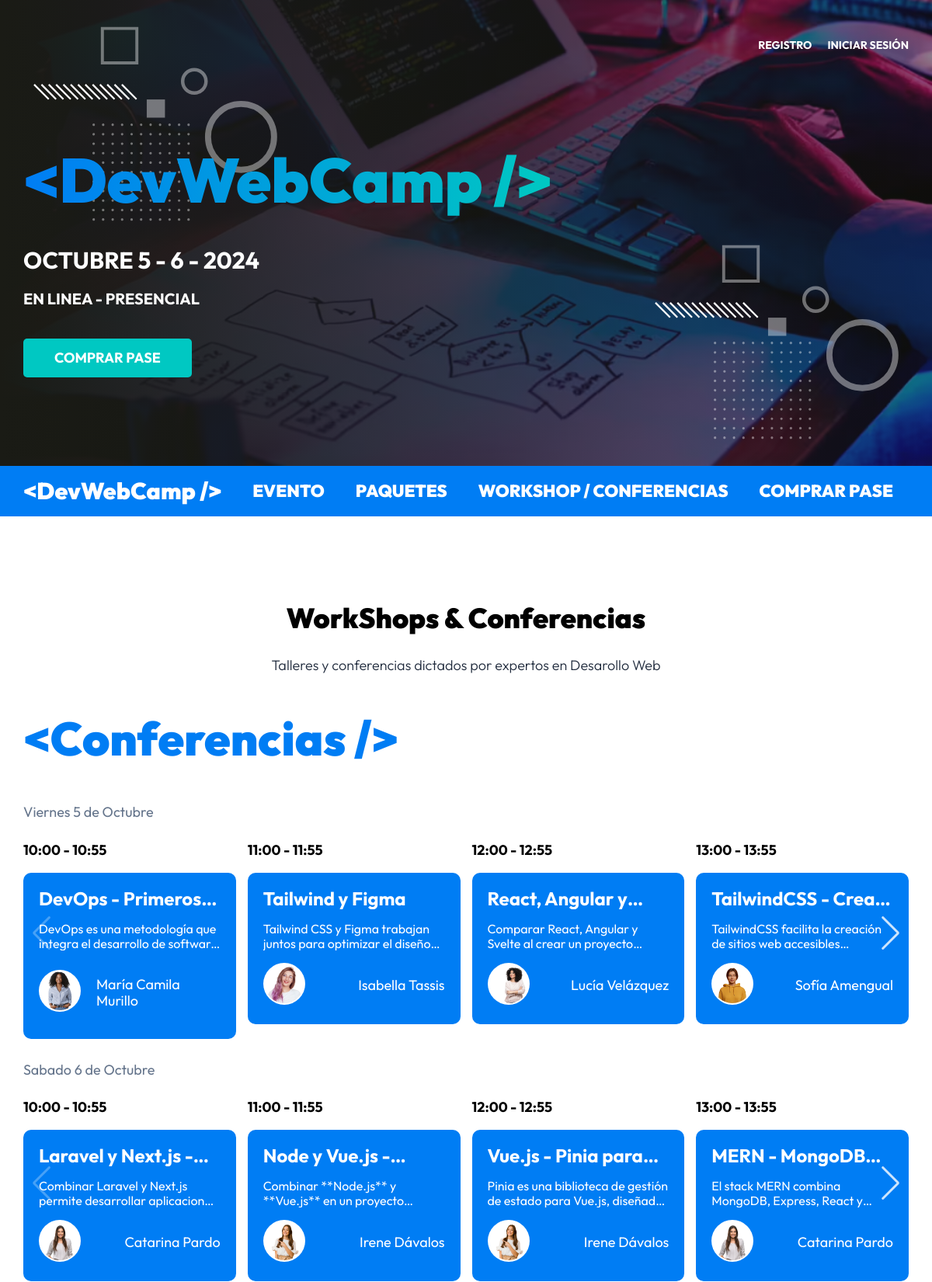
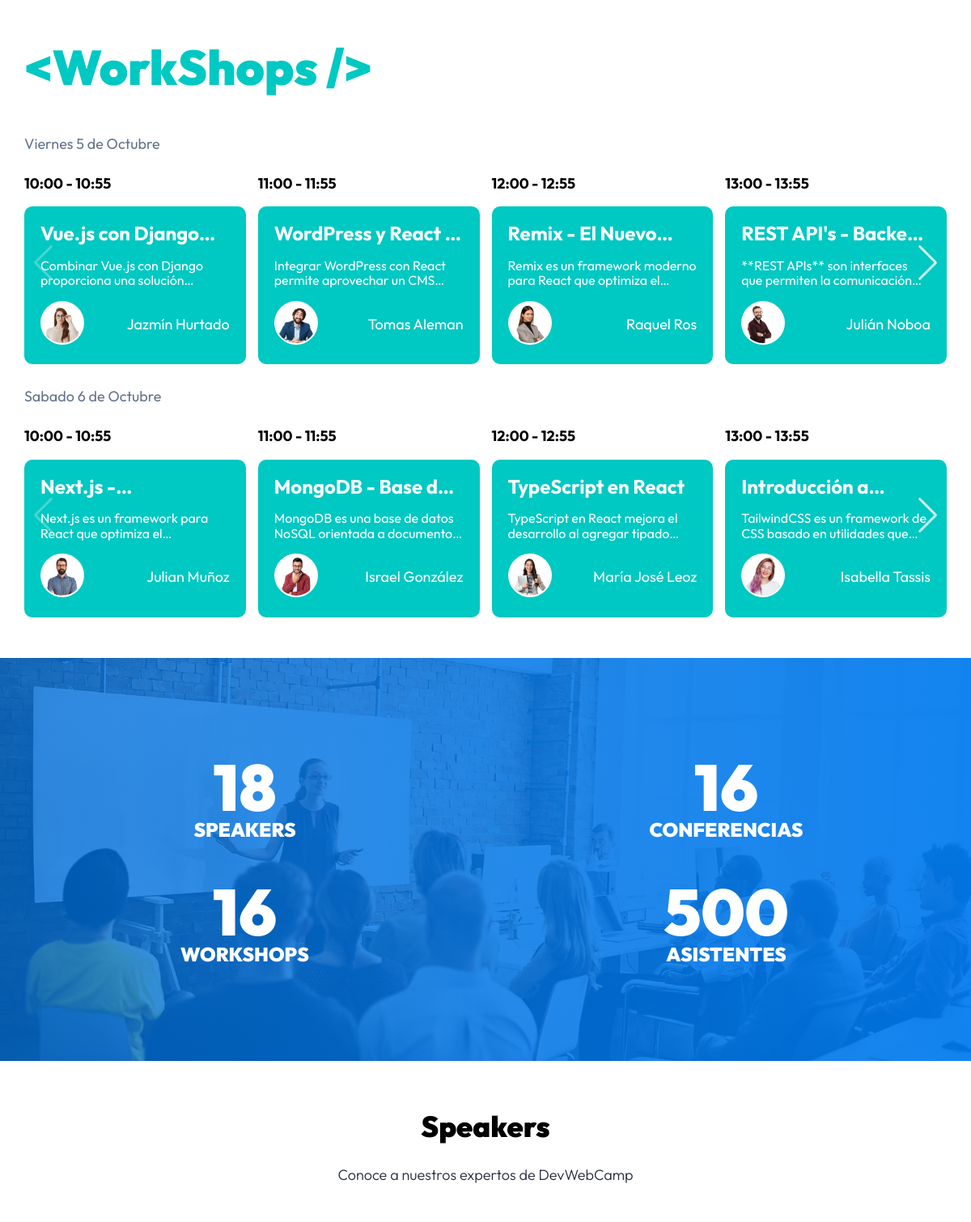
The page / (upper part) on the database its author committed (2 pictures, top to bottom).
### tables this page shows
CREATE TABLE `eventos` (
  `id` int NOT NULL AUTO_INCREMENT,
  `nombre` varchar(120) DEFAULT NULL,
  `descripcion` text,
  `disponibles` int DEFAULT NULL,
  `categoria_id` int DEFAULT NULL,
  `dia_id` int DEFAULT NULL,
  `hora_id` int DEFAULT NULL,
  `ponente_id` int DEFAULT NULL,
  PRIMARY KEY (`id`),
  KEY `fk_eventos_categorias_idx` (`categoria_id`),
  KEY `fk_eventos_dias1_idx` (`dia_id`),
  KEY `fk_eventos_horas1_idx` (`hora_id`),
  KEY `fk_eventos_ponentes1_idx` (`ponente_id`),
  CONSTRAINT `eventos_ponentes_FK` FOREIGN KEY (`ponente_id`) REFERENCES `ponentes` (`id`) ON DELETE SET NULL ON UPDATE CASCADE,
  CONSTRAINT `fk_eventos_dias1` FOREIGN KEY (`dia_id`) REFERENCES `dias` (`id`),
  CONSTRAINT `fk_eventos_horas1` FOREIGN KEY (`hora_id`) REFERENCES `horas` (`id`)
);

CREATE TABLE `horas` (
  `id` int NOT NULL AUTO_INCREMENT,
  `hora` varchar(13) DEFAULT NULL,
  PRIMARY KEY (`id`)
);

CREATE TABLE `ponentes` (
  `id` int NOT NULL AUTO_INCREMENT,
  `nombre` varchar(60) DEFAULT NULL,
  `apellido` varchar(60) DEFAULT NULL,
  `ciudad` varchar(60) DEFAULT NULL,
  `pais` varchar(60) DEFAULT NULL,
  `imagen` varchar(32) DEFAULT NULL,
  `tags` varchar(220) DEFAULT NULL,
  `redes` text,
  PRIMARY KEY (`id`)
);

### controllers/PaginasController.php (called while the page is built, shortened)
<?php
class PaginasController
{
    public static function index(Router $router)
    {
        $eventos = Evento::ordenar('hora_id', 'ASC');
        $eventos_formateados = [];
        foreach ($eventos as $evento) {
            $evento->categoria = Categoria::find($evento->categoria_id);
            $evento->dia = Dia::find($evento->dia_id);
            $evento->hora = Hora::find($evento->hora_id);
            $evento->ponente = Ponente::find($evento->ponente_id);
            if ($evento->dia_id === '1' && $evento->categoria_id === '1') {
                $eventos_formateados['conferencias_v'][] = $evento;
            } elseif ($evento->dia_id === '2' && $evento->categoria_id === '1') {
                $eventos_formateados['conferencias_s'][] = $evento;
            } elseif ($evento->dia_id === '1' && $evento->categoria_id === '2') {
                $eventos_formateados['workshops_v'][] = $evento;
            } elseif ($evento->dia_id === '2' && $evento->categoria_id === '2') {
                $eventos_formateados['workshops_s'][] = $evento;
            }
        }
        $ponentes_total = Ponente::total();
        $conferencias_total = Evento::total('categoria_id', '1');
        $workshops_total = Evento::total('categoria_id', '2');
        $ponentes = Ponente::all();
        $router->render('paginas/index', [
            'titulo' => 'Inicio',
            'eventos' => $eventos_formateados,
            'ponentes_total' => $ponentes_total,
            'conferencias_total' => $conferencias_total,
            'workshops_total' => $workshops_total,
            'ponentes' => $ponentes,
        ]);
    }
}

### public/index.php (called while the page is built, shortened)
<?php
$router = new Router();
$router->get('/login', [AuthController::class, 'login']);
$router->post('/login', [AuthController::class, 'login']);
$router->post('/logout', [AuthController::class, 'logout']);
$router->get('/registro', [AuthController::class, 'registro']);
$router->post('/registro', [AuthController::class, 'registro']);
$router->get('/olvide', [AuthController::class, 'olvide']);
$router->post('/olvide', [AuthController::class, 'olvide']);
$router->get('/reestablecer', [AuthController::class, 'reestablecer']);
$router->post('/reestablecer', [AuthController::class, 'reestablecer']);
$router->get('/mensaje', [AuthController::class, 'mensaje']);
$router->get('/confirmar-cuenta', [AuthController::class, 'confirmar']);
$router->get('/admin/dashboard', [DashboardController::class, 'index']);
$router->get('/admin/ponentes', [PonentesController::class, 'index']);
$router->get('/admin/ponentes/crear', [PonentesController::class, 'crear']);
$router->post('/admin/ponentes/crear', [PonentesController::class, 'crear']);
$router->get('/admin/ponentes/editar', [PonentesController::class, 'editar']);
$router->post('/admin/ponentes/editar', [PonentesController::class, 'editar']);
$router->post('/admin/ponentes/eliminar', [PonentesController::class, 'eliminar']);
$router->get('/api/ponentes', [APIPonentes::class, 'index']);
$router->get('/api/ponente', [APIPonentes::class, 'ponente']);
$router->get('/admin/eventos', [EventosController::class, 'index']);
$router->get('/admin/eventos/crear', [EventosController::class, 'crear']);
$router->post('/admin/eventos/crear', [EventosController::class, 'crear']);
$router->get('/admin/eventos/editar', [EventosController::class, 'editar']);
$router->post('/admin/eventos/editar', [EventosController::class, 'editar']);
$router->post('/admin/eventos/eliminar', [EventosController::class, 'eliminar']);
$router->get('/api/eventos-horario', [APIEventos::class, 'index']);
$router->get('/api/eventos', [APIGraficos::class, 'eventos']);
$router->get('/admin/registrados', [RegistradosController::class, 'index']);
$router->get('/admin/regalos', [RegalosController::class, 'index']);
$router->get('/admin/regalos/crear', [RegalosController::class, 'crear']);
$router->post('/admin/regalos/crear', [RegalosController::class, 'crear']);
$router->get('/admin/regalos/editar', [RegalosController::class, 'editar']);
$router->post('/admin/regalos/editar', [RegalosController::class, 'editar']);
$router->post('/admin/regalos/eliminar', [RegalosController::class, 'eliminar']);
$router->get('/api/regalos', [APIGraficos::class, 'regalos']);
$router->get('/api/ingresos', [APIGraficos::class, 'ingresos']);
$router->get('/finalizar-registro', [RegistroController::class, 'crear']);
$router->post('/finalizar-registro/gratis', [RegistroController::class, 'gratis']);
$router->post('/finalizar-registro/pagar', [RegistroController::class, 'pagar']);
$router->get('/finalizar-registro/conferencias', [RegistroController::class, 'conferencias']);
$router->post('/finalizar-registro/conferencias', [RegistroController::class, 'conferencias']);
$router->get('/boleto', [RegistroController::class, 'boleto']);
$router->get('/', [PaginasController::class, 'index']);
$router->get('/devwebcamp', [PaginasController::class, 'evento']);
$router->get('/paquetes', [PaginasController::class, 'paquetes']);
$router->get('/workshops-conferencias', [PaginasController::class, 'conferencias']);
$router->get('/404', [PaginasController::class, 'error']);
$router->comprobarRutas();

### models/ActiveRecord.php (called while the page is built, shortened)
<?php
class ActiveRecord
{
    protected static $db;
    protected static $tabla = '';
    public static function setDB($database)
    {
        self::$db = $database;
    }
    public static function consultarSQL($query)
    {
        $resultado = self::$db->query($query);
        $array = [];
        while ($registro = $resultado->fetch_assoc()) {
            $array[] = static::crearObjeto($registro);
        }
        return $array;
    }
    protected static function crearObjeto($registro)
    {
        $objeto = new static;
        foreach ($registro as $key => $value) {
            if (property_exists($objeto, $key)) {
                $objeto->$key = $value;
            }
        }
        return $objeto;
    }
    public static function find($id)
    {
        $query = "SELECT * FROM " . static::$tabla  . " WHERE id = {$id}";
        $resultado = self::consultarSQL($query);
        return array_shift($resultado);
    }
    public static function ordenar($columna, $orden)
    {
        $query = "SELECT * FROM " . static::$tabla . " ORDER BY {$columna} {$orden}";
        $resultado = self::consultarSQL($query);
        return $resultado;
    }
    public static function total($columna = '', $valor = '')
    {
        $query = "SELECT COUNT(*) FROM " . static::$tabla;
        if ($columna) {
            $query .= " WHERE {$columna} = '{$valor}'";
        }
        $resultado = self::$db->query($query);
        $total = $resultado->fetch_array();
        return array_shift($total);
    }
}

### views/templates/evento.php (the view)
<div class="evento swiper-slide">
    <p class="evento__hora"><?php echo $evento->hora->hora; ?></p>
    <div class="evento__informacion">
        <h4 class="evento__nombre"><?php echo $evento->nombre ?></h4>
        <p class="evento__introduccion"><?php echo $evento->descripcion ?></p>
        <div class="evento__autor-info">
            <picture>
                <source srcset="/img/speakers/<?php echo $evento->ponente->imagen; ?>.webp" type="image/webp">
                <source srcset="/img/speakers/<?php echo $evento->ponente->imagen; ?>.png" type="image/png">
                <img loading="lazy" width="200" height="300" class="evento__imagen-autor" src="/img/speakers/<?php echo $evento->ponente->imagen; ?>.png" alt="Imagen Ponente">
            </picture>
            <p class="evento__autorn-nombre">
                <?php echo $evento->ponente->nombre . ' ' . $evento->ponente->apellido ?>
            </p>
        </div>
    </div>
</div>

### views/paginas/conferencias.php (shortened to what this page needs)
<main class="agenda">
    <h2 class="agenda__heading">WorkShops & Conferencias</h2>
    <p class="agenda__descripcion">Talleres y conferencias dictados por expertos en Desarollo Web</p>
    <div class="eventos">
        <h3 class="eventos__heading">&lt;Conferencias /></h3>
        <p class="eventos__fecha">Viernes 5 de Octubre</p>
        <div class="eventos__listado slider swiper">
            <div class="swiper-wrapper">
                <?php foreach ($eventos['conferencias_v'] as $evento) { ?>
                    <?php include __DIR__ . '../../templates/evento.php'; ?>
                <?php } ?>
            </div>
            <div class="swiper-button-next"></div>
        </div>
        <p class="eventos__fecha">Sabado 6 de Octubre</p>
        <div class="eventos__listado slider swiper">
            <div class="swiper-wrapper">
                <?php foreach ($eventos['conferencias_s'] as $evento) { ?>
                    <?php include __DIR__ . '../../templates/evento.php'; ?>
                <?php } ?>
            </div>
            <div class="swiper-button-next"></div>
        </div>
    </div>
    <div class="eventos eventos--workshops">
        <h3 class="eventos__heading">&lt;WorkShops /></h3>
        <p class="eventos__fecha">Viernes 5 de Octubre</p>
        <div class="eventos__listado slider swiper">
            <div class="swiper-wrapper">
                <?php foreach ($eventos['workshops_v'] as $evento) { ?>
                    <?php include __DIR__ . '../../templates/evento.php'; ?>
                <?php } ?>
            </div>
            <div class="swiper-button-next"></div>
        </div>
        <p class="eventos__fecha">Sabado 6 de Octubre</p>
        <div class="eventos__listado slider swiper">
            <div class="swiper-wrapper">
                <?php foreach ($eventos['workshops_s'] as $evento) { ?>
                    <?php include __DIR__ . '../../templates/evento.php'; ?>
                <?php } ?>
            </div>
            <div class="swiper-button-next"></div>
        </div>
    </div>
</main>

### views/paginas/index.php (shortened to what this page needs)
<?php include_once __DIR__ . '/conferencias.php'; ?>
<section class="resumen">
    <div class="resumen__grid">
        <div <?php aos_animacion() ?> class="resumen__bloque">
            <p class="resumen__texto resumen__texto--numero"><?php echo $ponentes_total ?></p>
            <p class="resumen__texto">Speakers</p>
        </div>
        <div <?php aos_animacion() ?> class="resumen__bloque">
            <p class="resumen__texto resumen__texto--numero"><?php echo $conferencias_total ?></p>
            <p class="resumen__texto">Conferencias</p>
        </div>
        <div <?php aos_animacion() ?> class="resumen__bloque">
            <p class="resumen__texto resumen__texto--numero"><?php echo $workshops_total ?></p>
            <p class="resumen__texto">Workshops</p>
        </div>
        <div <?php aos_animacion() ?> class="resumen__bloque">
            <p class="resumen__texto resumen__texto--numero">500</p>
            <p class="resumen__texto">Asistentes</p>
        </div>
    </div>
</section>
<section class="speakers">
    <h2 class="speakers__heading">Speakers</h2>
    <p class="speakers__descripcion">Conoce a nuestros expertos de DevWebCamp</p>
</section>

### includes/funciones.php (shortened to what this page needs)
<?php
function pagina_actual($path)
{
    return str_contains($_SERVER['PATH_INFO'] ?? '/', $path) ? true : false;
}
function is_auth(): bool
{
    return isset($_SESSION['nombre']) && !empty($_SESSION);
}
function aos_animacion(): void
{
    $efectos = ['fade-up', 'fade-down', 'fade-left', 'fade-right', 'zoom-in', 'zoom-in-up', 'zoom-in-down', 'zoom-out', 'zoom-in-left', 'zoom-in-right'];
    $efecto = array_rand($efectos, 1);
    echo 'data-aos="' . $efectos[$efecto] . '" ';
}

### Router.php (shortened to what this page needs)
<?php
class Router
{
    public array $getRoutes = [];
    public array $postRoutes = [];
    public function get($url, $fn)
    {
        $this->getRoutes[$url] = $fn;
    }
    public function post($url, $fn)
    {
        $this->postRoutes[$url] = $fn;
    }
    public function comprobarRutas()
    {
        $url_actual = $_SERVER['PATH_INFO'] ?? '/';
        $method = $_SERVER['REQUEST_METHOD'];
        if ($method === 'GET') {
            $fn = $this->getRoutes[$url_actual] ?? null;
        } else {
            $fn = $this->postRoutes[$url_actual] ?? null;
        }
        if ($fn) {
            call_user_func($fn, $this);
        } else {
            header('Location: /404');
        }
    }
    public function render($view, $datos = [])
    {
        include_once __DIR__ . "/views/$view.php";
        $contenido = ob_get_clean();
        $url_actual = $_SERVER['PATH_INFO'] ?? '/';
        if (str_contains($url_actual, '/admin')) {
            include_once __DIR__ . '/views/admin-layout.php';
        } else {
            include_once __DIR__ . '/views/layout.php';
        }
    }
}

### views/layout.php (shortened to what this page needs)
<!DOCTYPE html>
<html lang="en">
<head>
    <link rel="stylesheet" href="https://unpkg.com/leaflet@1.8.0/dist/leaflet.css" />
    <link rel="stylesheet" href="https://cdnjs.cloudflare.com/ajax/libs/font-awesome/6.1.2/css/all.min.css" />
    <link href="https://unpkg.com/aos@2.3.1/dist/aos.css" rel="stylesheet">
    <link rel="stylesheet" href="/build/css/app.css">
</head>
<body>
    <?php
    include_once __DIR__ . '/templates/header.php';
    echo $contenido;
    ?>
</body>
</html>

### views/templates/header.php
<header class="header">
    <div class="header__contenedor">
        <nav class="header__navegacion">
            <?php if (is_auth()) { ?>
                <a href="<?php echo is_admin() ? '/admin/dashboard' : '/finalizar-registro'; ?>" class="header__enlace">Administrar</a>
                <form action="/logout" method="post" class="header__form">
                    <input type="submit" value="Cerrar Sesión" class="header__submit">
                </form>
            <?php } else { ?>
                <a href="/registro" class="header__enlace">Registro</a>
                <a href="/login" class="header__enlace">Iniciar Sesión</a>
            <?php } ?>
        </nav>
        <div class="header__contenido">
            <a href="/">
                <h1 class="header__logo">&#60;DevWebCamp /></h1>
            </a>
            <p class="header__texto">Octubre 5 - 6 - <?php echo date('Y'); ?></p>
            <p class="header__texto header__texto--modalidad">En linea - Presencial</p>
            <a href="/registro" class="header__boton">Comprar Pase</a>
        </div>
    </div>
</header>
<div class="barra">
    <div class="barra__contenido">
        <a href="/">
            <h2 class="barra__logo">&#60;DevWebCamp /></h2>
        </a>
        <nav class="navegacion">
            <a href="/devwebcamp" class="navegacion__enlace <?php echo pagina_actual('/devwebcamp') ? 'navegacion__enlace--actual' : ''; ?>">Evento</a>
            <a href="/paquetes" class="navegacion__enlace <?php echo pagina_actual('/paquetes') ? 'navegacion__enlace--actual' : ''; ?>">Paquetes</a>
            <a href="/workshops-conferencias" class="navegacion__enlace <?php echo pagina_actual('/workshops-conferencias') ? 'navegacion__enlace--actual' : ''; ?>">Workshop / Conferencias</a>
            <a href="/registro" class="navegacion__enlace <?php echo pagina_actual('/registro') ? 'navegacion__enlace--actual' : ''; ?>">Comprar Pase</a>
        </nav>
    </div>
</div>

### rows shown on the page
eventos: hora.hora "10:00 - 10:55", nombre "DevOps -…", descripcion "DevOps es una metodología que integra el desarrollo de…", ponente.imagen (picture), ponente.nombre "María Camila", ponente.apellido "Murillo"
eventos: hora.hora "11:00 - 11:55", nombre "Tailwind y Figma", descripcion "Tailwind CSS y Figma trabajan juntos para optimizar el…", ponente.imagen (picture), ponente.nombre "Isabella", ponente.apellido "Tassis"
eventos: hora.hora "12:00 - 12:55", nombre "React, Angular…", descripcion "Comparar React, Angular y Svelte al crear un…", ponente.imagen (picture), ponente.nombre "Lucía", ponente.apellido "Velázquez"
eventos: hora.hora "13:00 - 13:55", nombre "TailwindCSS -…", descripcion "TailwindCSS facilita la creación de sitios web…", ponente.imagen (picture), ponente.nombre "Sofía", ponente.apellido "Amengual"
eventos: hora.hora "10:00 - 10:55", nombre "Laravel y Next.js…", descripcion "Combinar Laravel y Next.js permite desarrollar…", ponente.imagen (picture), ponente.nombre "Catarina", ponente.apellido "Pardo"
eventos: hora.hora "11:00 - 11:55", nombre "Node y Vue.js…", descripcion "Combinar **Node.js** y **Vue.js** en un…", ponente.imagen (picture), ponente.nombre "Irene", ponente.apellido "Dávalos"
eventos: hora.hora "12:00 - 12:55", nombre "Vue.js - Pinia…", descripcion "Pinia es una biblioteca de gestión de estado para Vue.js,…", ponente.imagen (picture), ponente.nombre "Irene", ponente.apellido "Dávalos"
eventos: hora.hora "13:00 - 13:55", nombre "MERN -…", descripcion "El stack MERN combina MongoDB, Express, React…", ponente.imagen (picture), ponente.nombre "Catarina", ponente.apellido "Pardo"
eventos: hora.hora "10:00 - 10:55", nombre "Vue.js con…", descripcion "Combinar Vue.js con Django proporciona una…", ponente.imagen (picture), ponente.nombre "Jazmín", ponente.apellido "Hurtado"
eventos: hora.hora "11:00 - 11:55", nombre "WordPress y React…", descripcion "Integrar WordPress con React permite aprovechar un…", ponente.imagen (picture), ponente.nombre "Tomas", ponente.apellido "Aleman"
eventos: hora.hora "12:00 - 12:55", nombre "Remix - El…", descripcion "Remix es un framework moderno para React que optimiza…", ponente.imagen (picture), ponente.nombre "Raquel", ponente.apellido "Ros"
eventos: hora.hora "13:00 - 13:55", nombre "REST API's -…", descripcion "**REST APIs** son interfaces que permiten la…", ponente.imagen (picture), ponente.nombre "Julián", ponente.apellido "Noboa"
eventos: hora.hora "10:00 - 10:55", nombre "Next.js…", descripcion "Next.js es un framework para React que optimiza…", ponente.imagen (picture), ponente.nombre "Julian", ponente.apellido "Muñoz"
eventos: hora.hora "11:00 - 11:55", nombre "MongoDB - Base…", descripcion "MongoDB es una base de datos NoSQL orientada a…", ponente.imagen (picture), ponente.nombre "Israel", ponente.apellido "González"
eventos: hora.hora "12:00 - 12:55", nombre "TypeScript en React", descripcion "TypeScript en React mejora el desarrollo al agregar…", ponente.imagen (picture), ponente.nombre "María José", ponente.apellido "Leoz"
eventos: hora.hora "13:00 - 13:55", nombre "Introducción…", descripcion "TailwindCSS es un framework de CSS basado en utilidades…", ponente.imagen (picture), ponente.nombre "Isabella", ponente.apellido "Tassis"

### other values the page prints
$ponentes_total "18"
$conferencias_total "16"
$workshops_total "16"
